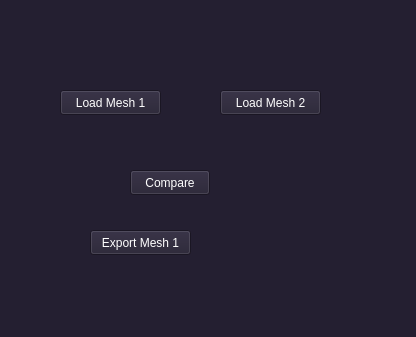
<?xml version="1.0" encoding="UTF-8"?>
<ui version="4.0">
 <class>AutoSub3DWindow</class>
 <widget class="QWidget" name="AutoSub3DWindow">
  <property name="geometry">
   <rect>
    <x>0</x>
    <y>0</y>
    <width>416</width>
    <height>337</height>
   </rect>
  </property>
  <property name="palette">
   <palette>
    <active>
     <colorrole role="WindowText">
      <brush brushstyle="SolidPattern">
       <color alpha="255">
        <red>255</red>
        <green>255</green>
        <blue>255</blue>
       </color>
      </brush>
     </colorrole>
     <colorrole role="Button">
      <brush brushstyle="SolidPattern">
       <color alpha="255">
        <red>36</red>
        <green>31</green>
        <blue>49</blue>
       </color>
      </brush>
     </colorrole>
     <colorrole role="Light">
      <brush brushstyle="SolidPattern">
       <color alpha="255">
        <red>54</red>
        <green>46</green>
        <blue>73</blue>
       </color>
      </brush>
     </colorrole>
     <colorrole role="Midlight">
      <brush brushstyle="SolidPattern">
       <color alpha="255">
        <red>45</red>
        <green>38</green>
        <blue>61</blue>
       </color>
      </brush>
     </colorrole>
     <colorrole role="Dark">
      <brush brushstyle="SolidPattern">
       <color alpha="255">
        <red>18</red>
        <green>15</green>
        <blue>24</blue>
       </color>
      </brush>
     </colorrole>
     <colorrole role="Mid">
      <brush brushstyle="SolidPattern">
       <color alpha="255">
        <red>24</red>
        <green>21</green>
        <blue>33</blue>
       </color>
      </brush>
     </colorrole>
     <colorrole role="Text">
      <brush brushstyle="SolidPattern">
       <color alpha="255">
        <red>255</red>
        <green>255</green>
        <blue>255</blue>
       </color>
      </brush>
     </colorrole>
     <colorrole role="BrightText">
      <brush brushstyle="SolidPattern">
       <color alpha="255">
        <red>255</red>
        <green>255</green>
        <blue>255</blue>
       </color>
      </brush>
     </colorrole>
     <colorrole role="ButtonText">
      <brush brushstyle="SolidPattern">
       <color alpha="255">
        <red>255</red>
        <green>255</green>
        <blue>255</blue>
       </color>
      </brush>
     </colorrole>
     <colorrole role="Base">
      <brush brushstyle="SolidPattern">
       <color alpha="255">
        <red>0</red>
        <green>0</green>
        <blue>0</blue>
       </color>
      </brush>
     </colorrole>
     <colorrole role="Window">
      <brush brushstyle="SolidPattern">
       <color alpha="255">
        <red>36</red>
        <green>31</green>
        <blue>49</blue>
       </color>
      </brush>
     </colorrole>
     <colorrole role="Shadow">
      <brush brushstyle="SolidPattern">
       <color alpha="255">
        <red>0</red>
        <green>0</green>
        <blue>0</blue>
       </color>
      </brush>
     </colorrole>
     <colorrole role="AlternateBase">
      <brush brushstyle="SolidPattern">
       <color alpha="255">
        <red>18</red>
        <green>15</green>
        <blue>24</blue>
       </color>
      </brush>
     </colorrole>
     <colorrole role="ToolTipBase">
      <brush brushstyle="SolidPattern">
       <color alpha="255">
        <red>255</red>
        <green>255</green>
        <blue>220</blue>
       </color>
      </brush>
     </colorrole>
     <colorrole role="ToolTipText">
      <brush brushstyle="SolidPattern">
       <color alpha="255">
        <red>0</red>
        <green>0</green>
        <blue>0</blue>
       </color>
      </brush>
     </colorrole>
     <colorrole role="PlaceholderText">
      <brush brushstyle="SolidPattern">
       <color alpha="127">
        <red>255</red>
        <green>255</green>
        <blue>255</blue>
       </color>
      </brush>
     </colorrole>
    </active>
    <inactive>
     <colorrole role="WindowText">
      <brush brushstyle="SolidPattern">
       <color alpha="255">
        <red>255</red>
        <green>255</green>
        <blue>255</blue>
       </color>
      </brush>
     </colorrole>
     <colorrole role="Button">
      <brush brushstyle="SolidPattern">
       <color alpha="255">
        <red>36</red>
        <green>31</green>
        <blue>49</blue>
       </color>
      </brush>
     </colorrole>
     <colorrole role="Light">
      <brush brushstyle="SolidPattern">
       <color alpha="255">
        <red>54</red>
        <green>46</green>
        <blue>73</blue>
       </color>
      </brush>
     </colorrole>
     <colorrole role="Midlight">
      <brush brushstyle="SolidPattern">
       <color alpha="255">
        <red>45</red>
        <green>38</green>
        <blue>61</blue>
       </color>
      </brush>
     </colorrole>
     <colorrole role="Dark">
      <brush brushstyle="SolidPattern">
       <color alpha="255">
        <red>18</red>
        <green>15</green>
        <blue>24</blue>
       </color>
      </brush>
     </colorrole>
     <colorrole role="Mid">
      <brush brushstyle="SolidPattern">
       <color alpha="255">
        <red>24</red>
        <green>21</green>
        <blue>33</blue>
       </color>
      </brush>
     </colorrole>
     <colorrole role="Text">
      <brush brushstyle="SolidPattern">
       <color alpha="255">
        <red>255</red>
        <green>255</green>
        <blue>255</blue>
       </color>
      </brush>
     </colorrole>
     <colorrole role="BrightText">
      <brush brushstyle="SolidPattern">
       <color alpha="255">
        <red>255</red>
        <green>255</green>
        <blue>255</blue>
       </color>
      </brush>
     </colorrole>
     <colorrole role="ButtonText">
      <brush brushstyle="SolidPattern">
       <color alpha="255">
        <red>255</red>
        <green>255</green>
        <blue>255</blue>
       </color>
      </brush>
     </colorrole>
     <colorrole role="Base">
      <brush brushstyle="SolidPattern">
       <color alpha="255">
        <red>0</red>
        <green>0</green>
        <blue>0</blue>
       </color>
      </brush>
     </colorrole>
     <colorrole role="Window">
      <brush brushstyle="SolidPattern">
       <color alpha="255">
        <red>36</red>
        <green>31</green>
        <blue>49</blue>
       </color>
      </brush>
     </colorrole>
     <colorrole role="Shadow">
      <brush brushstyle="SolidPattern">
       <color alpha="255">
        <red>0</red>
        <green>0</green>
        <blue>0</blue>
       </color>
      </brush>
     </colorrole>
     <colorrole role="AlternateBase">
      <brush brushstyle="SolidPattern">
       <color alpha="255">
        <red>18</red>
        <green>15</green>
        <blue>24</blue>
       </color>
      </brush>
     </colorrole>
     <colorrole role="ToolTipBase">
      <brush brushstyle="SolidPattern">
       <color alpha="255">
        <red>255</red>
        <green>255</green>
        <blue>220</blue>
       </color>
      </brush>
     </colorrole>
     <colorrole role="ToolTipText">
      <brush brushstyle="SolidPattern">
       <color alpha="255">
        <red>0</red>
        <green>0</green>
        <blue>0</blue>
       </color>
      </brush>
     </colorrole>
     <colorrole role="PlaceholderText">
      <brush brushstyle="SolidPattern">
       <color alpha="127">
        <red>255</red>
        <green>255</green>
        <blue>255</blue>
       </color>
      </brush>
     </colorrole>
    </inactive>
    <disabled>
     <colorrole role="WindowText">
      <brush brushstyle="SolidPattern">
       <color alpha="255">
        <red>18</red>
        <green>15</green>
        <blue>24</blue>
       </color>
      </brush>
     </colorrole>
     <colorrole role="Button">
      <brush brushstyle="SolidPattern">
       <color alpha="255">
        <red>36</red>
        <green>31</green>
        <blue>49</blue>
       </color>
      </brush>
     </colorrole>
     <colorrole role="Light">
      <brush brushstyle="SolidPattern">
       <color alpha="255">
        <red>54</red>
        <green>46</green>
        <blue>73</blue>
       </color>
      </brush>
     </colorrole>
     <colorrole role="Midlight">
      <brush brushstyle="SolidPattern">
       <color alpha="255">
        <red>45</red>
        <green>38</green>
        <blue>61</blue>
       </color>
      </brush>
     </colorrole>
     <colorrole role="Dark">
      <brush brushstyle="SolidPattern">
       <color alpha="255">
        <red>18</red>
        <green>15</green>
        <blue>24</blue>
       </color>
      </brush>
     </colorrole>
     <colorrole role="Mid">
      <brush brushstyle="SolidPattern">
       <color alpha="255">
        <red>24</red>
        <green>21</green>
        <blue>33</blue>
       </color>
      </brush>
     </colorrole>
     <colorrole role="Text">
      <brush brushstyle="SolidPattern">
       <color alpha="255">
        <red>18</red>
        <green>15</green>
        <blue>24</blue>
       </color>
      </brush>
     </colorrole>
     <colorrole role="BrightText">
      <brush brushstyle="SolidPattern">
       <color alpha="255">
        <red>255</red>
        <green>255</green>
        <blue>255</blue>
       </color>
      </brush>
     </colorrole>
     <colorrole role="ButtonText">
      <brush brushstyle="SolidPattern">
       <color alpha="255">
        <red>18</red>
        <green>15</green>
        <blue>24</blue>
       </color>
      </brush>
     </colorrole>
     <colorrole role="Base">
      <brush brushstyle="SolidPattern">
       <color alpha="255">
        <red>36</red>
        <green>31</green>
        <blue>49</blue>
       </color>
      </brush>
     </colorrole>
     <colorrole role="Window">
      <brush brushstyle="SolidPattern">
       <color alpha="255">
        <red>36</red>
        <green>31</green>
        <blue>49</blue>
       </color>
      </brush>
     </colorrole>
     <colorrole role="Shadow">
      <brush brushstyle="SolidPattern">
       <color alpha="255">
        <red>0</red>
        <green>0</green>
        <blue>0</blue>
       </color>
      </brush>
     </colorrole>
     <colorrole role="AlternateBase">
      <brush brushstyle="SolidPattern">
       <color alpha="255">
        <red>36</red>
        <green>31</green>
        <blue>49</blue>
       </color>
      </brush>
     </colorrole>
     <colorrole role="ToolTipBase">
      <brush brushstyle="SolidPattern">
       <color alpha="255">
        <red>255</red>
        <green>255</green>
        <blue>220</blue>
       </color>
      </brush>
     </colorrole>
     <colorrole role="ToolTipText">
      <brush brushstyle="SolidPattern">
       <color alpha="255">
        <red>0</red>
        <green>0</green>
        <blue>0</blue>
       </color>
      </brush>
     </colorrole>
     <colorrole role="PlaceholderText">
      <brush brushstyle="SolidPattern">
       <color alpha="127">
        <red>18</red>
        <green>15</green>
        <blue>24</blue>
       </color>
      </brush>
     </colorrole>
    </disabled>
   </palette>
  </property>
  <property name="windowTitle">
   <string>AutoSub3DWindow</string>
  </property>
  <widget class="QPushButton" name="pushButton">
   <property name="geometry">
    <rect>
     <x>60</x>
     <y>90</y>
     <width>101</width>
     <height>25</height>
    </rect>
   </property>
   <property name="text">
    <string>Load Mesh 1</string>
   </property>
  </widget>
  <widget class="QPushButton" name="pushButton_2">
   <property name="geometry">
    <rect>
     <x>220</x>
     <y>90</y>
     <width>101</width>
     <height>25</height>
    </rect>
   </property>
   <property name="text">
    <string>Load Mesh 2</string>
   </property>
  </widget>
  <widget class="QPushButton" name="pushButton_3">
   <property name="geometry">
    <rect>
     <x>130</x>
     <y>170</y>
     <width>80</width>
     <height>25</height>
    </rect>
   </property>
   <property name="text">
    <string>Compare</string>
   </property>
  </widget>
  <widget class="QPushButton" name="pushButton_4">
   <property name="geometry">
    <rect>
     <x>90</x>
     <y>230</y>
     <width>101</width>
     <height>25</height>
    </rect>
   </property>
   <property name="text">
    <string>Export Mesh 1</string>
   </property>
  </widget>
 </widget>
 <resources/>
 <connections>
  <connection>
   <sender>pushButton</sender>
   <signal>clicked()</signal>
   <receiver>AutoSub3DWindow</receiver>
   <slot>slotOpenMesh1()</slot>
   <hints>
    <hint type="sourcelabel">
     <x>109</x>
     <y>104</y>
    </hint>
    <hint type="destinationlabel">
     <x>58</x>
     <y>35</y>
    </hint>
   </hints>
  </connection>
  <connection>
   <sender>pushButton_2</sender>
   <signal>clicked()</signal>
   <receiver>AutoSub3DWindow</receiver>
   <slot>slotOpenMesh2()</slot>
   <hints>
    <hint type="sourcelabel">
     <x>254</x>
     <y>102</y>
    </hint>
    <hint type="destinationlabel">
     <x>295</x>
     <y>36</y>
    </hint>
   </hints>
  </connection>
  <connection>
   <sender>pushButton_3</sender>
   <signal>clicked()</signal>
   <receiver>AutoSub3DWindow</receiver>
   <slot>slotCompare()</slot>
   <hints>
    <hint type="sourcelabel">
     <x>204</x>
     <y>187</y>
    </hint>
    <hint type="destinationlabel">
     <x>318</x>
     <y>220</y>
    </hint>
   </hints>
  </connection>
  <connection>
   <sender>pushButton_4</sender>
   <signal>clicked()</signal>
   <receiver>AutoSub3DWindow</receiver>
   <slot>slotExportMesh1()</slot>
   <hints>
    <hint type="sourcelabel">
     <x>138</x>
     <y>248</y>
    </hint>
    <hint type="destinationlabel">
     <x>66</x>
     <y>215</y>
    </hint>
   </hints>
  </connection>
 </connections>
 <slots>
  <slot>slotOpenMesh1()</slot>
  <slot>slotOpenMesh2()</slot>
  <slot>slotCompare()</slot>
  <slot>slotExportMesh1()</slot>
 </slots>
</ui>
